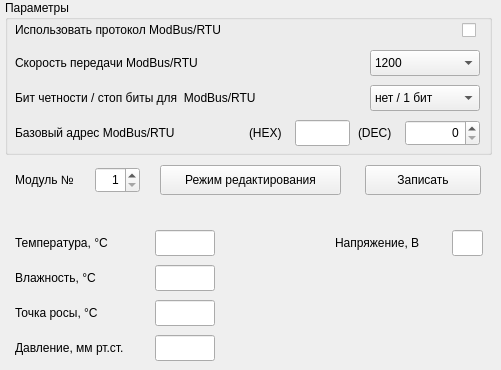
    <widget class="QWidget" name="usrs485Tab">
     <attribute name="title">
      <string>TS/HS/US-RS485</string>
     </attribute>
     <widget class="QPushButton" name="usrs485_ParamsEnable">
      <property name="geometry">
       <rect>
        <x>160</x>
        <y>165</y>
        <width>181</width>
        <height>30</height>
       </rect>
      </property>
      <property name="text">
       <string>Режим редактирования</string>
      </property>
      <property name="checkable">
       <bool>true</bool>
      </property>
      <property name="default">
       <bool>false</bool>
      </property>
      <property name="flat">
       <bool>false</bool>
      </property>
     </widget>
     <widget class="QLabel" name="label_120">
      <property name="geometry">
       <rect>
        <x>15</x>
        <y>167</y>
        <width>81</width>
        <height>26</height>
       </rect>
      </property>
      <property name="font">
       <font>
        <family>Arial</family>
        <pointsize>9</pointsize>
        <kerning>true</kerning>
       </font>
      </property>
      <property name="text">
       <string>Модуль №</string>
      </property>
     </widget>
     <widget class="QGroupBox" name="usrs485_Params">
      <property name="geometry">
       <rect>
        <x>5</x>
        <y>0</y>
        <width>487</width>
        <height>155</height>
       </rect>
      </property>
      <property name="title">
       <string>Параметры</string>
      </property>
      <widget class="QCheckBox" name="usrs485_ModbusEn">
       <property name="geometry">
        <rect>
         <x>457</x>
         <y>20</y>
         <width>18</width>
         <height>20</height>
        </rect>
       </property>
       <property name="text">
        <string/>
       </property>
      </widget>
      <widget class="QLabel" name="label_107">
       <property name="geometry">
        <rect>
         <x>10</x>
         <y>20</y>
         <width>321</width>
         <height>20</height>
        </rect>
       </property>
       <property name="font">
        <font>
         <family>Arial</family>
         <pointsize>9</pointsize>
         <kerning>true</kerning>
        </font>
       </property>
       <property name="text">
        <string>Использовать протокол ModBus/RTU</string>
       </property>
      </widget>
      <widget class="QLabel" name="label_108">
       <property name="geometry">
        <rect>
         <x>10</x>
         <y>50</y>
         <width>321</width>
         <height>25</height>
        </rect>
       </property>
       <property name="font">
        <font>
         <family>Arial</family>
         <pointsize>9</pointsize>
         <kerning>true</kerning>
        </font>
       </property>
       <property name="text">
        <string>Скорость передачи ModBus/RTU</string>
       </property>
      </widget>
      <widget class="QComboBox" name="usrs485_BaudRate">
       <property name="geometry">
        <rect>
         <x>365</x>
         <y>50</y>
         <width>110</width>
         <height>26</height>
        </rect>
       </property>
       <item>
        <property name="text">
         <string>1200</string>
        </property>
       </item>
       <item>
        <property name="text">
         <string>2400</string>
        </property>
       </item>
       <item>
        <property name="text">
         <string>4800</string>
        </property>
       </item>
       <item>
        <property name="text">
         <string>9600</string>
        </property>
       </item>
       <item>
        <property name="text">
         <string>14400</string>
        </property>
       </item>
       <item>
        <property name="text">
         <string>19200</string>
        </property>
       </item>
       <item>
        <property name="text">
         <string>38400</string>
        </property>
       </item>
       <item>
        <property name="text">
         <string>57600</string>
        </property>
       </item>
       <item>
        <property name="text">
         <string>115200</string>
        </property>
       </item>
       <item>
        <property name="text">
         <string>128000</string>
        </property>
       </item>
      </widget>
      <widget class="QLabel" name="label_109">
       <property name="geometry">
        <rect>
         <x>10</x>
         <y>85</y>
         <width>321</width>
         <height>25</height>
        </rect>
       </property>
       <property name="font">
        <font>
         <family>Arial</family>
         <pointsize>9</pointsize>
         <kerning>true</kerning>
        </font>
       </property>
       <property name="text">
        <string>Бит четности / стоп биты для  ModBus/RTU</string>
       </property>
      </widget>
      <widget class="QComboBox" name="usrs485_Parity">
       <property name="geometry">
        <rect>
         <x>365</x>
         <y>85</y>
         <width>110</width>
         <height>26</height>
        </rect>
       </property>
       <item>
        <property name="text">
         <string>нет / 1 бит</string>
        </property>
       </item>
       <item>
        <property name="text">
         <string>нет / 2 бита</string>
        </property>
       </item>
       <item>
        <property name="text">
         <string>even / 1 бит</string>
        </property>
       </item>
      </widget>
      <widget class="QLabel" name="label_110">
       <property name="geometry">
        <rect>
         <x>10</x>
         <y>120</y>
         <width>211</width>
         <height>25</height>
        </rect>
       </property>
       <property name="font">
        <font>
         <family>Arial</family>
         <pointsize>9</pointsize>
         <kerning>true</kerning>
        </font>
       </property>
       <property name="text">
        <string>Базовый адрес ModBus/RTU</string>
       </property>
      </widget>
      <widget class="QSpinBox" name="usrs485_AddrDEC">
       <property name="geometry">
        <rect>
         <x>400</x>
         <y>120</y>
         <width>75</width>
         <height>26</height>
        </rect>
       </property>
       <property name="alignment">
        <set>Qt::AlignRight|Qt::AlignTrailing|Qt::AlignVCenter</set>
       </property>
       <property name="maximum">
        <number>256</number>
       </property>
      </widget>
      <widget class="QLineEdit" name="usrs485_AddrHEX">
       <property name="enabled">
        <bool>true</bool>
       </property>
       <property name="geometry">
        <rect>
         <x>290</x>
         <y>120</y>
         <width>55</width>
         <height>26</height>
        </rect>
       </property>
       <property name="alignment">
        <set>Qt::AlignRight|Qt::AlignTrailing|Qt::AlignVCenter</set>
       </property>
       <property name="dragEnabled">
        <bool>false</bool>
       </property>
       <property name="readOnly">
        <bool>true</bool>
       </property>
      </widget>
      <widget class="QLabel" name="label_111">
       <property name="geometry">
        <rect>
         <x>353</x>
         <y>120</y>
         <width>42</width>
         <height>25</height>
        </rect>
       </property>
       <property name="font">
        <font>
         <family>Arial</family>
         <pointsize>9</pointsize>
         <kerning>true</kerning>
        </font>
       </property>
       <property name="text">
        <string notr="true">(DEC)</string>
       </property>
      </widget>
      <widget class="QLabel" name="label_112">
       <property name="geometry">
        <rect>
         <x>244</x>
         <y>120</y>
         <width>41</width>
         <height>25</height>
        </rect>
       </property>
       <property name="font">
        <font>
         <family>Arial</family>
         <pointsize>9</pointsize>
         <kerning>true</kerning>
        </font>
       </property>
       <property name="text">
        <string notr="true">(HEX)</string>
       </property>
      </widget>
     </widget>
     <widget class="QPushButton" name="usrs485_Write">
      <property name="geometry">
       <rect>
        <x>365</x>
        <y>165</y>
        <width>116</width>
        <height>30</height>
       </rect>
      </property>
      <property name="text">
       <string>Записать</string>
      </property>
     </widget>
     <widget class="QSpinBox" name="usrs485ModuleN">
      <property name="geometry">
       <rect>
        <x>95</x>
        <y>167</y>
        <width>45</width>
        <height>26</height>
       </rect>
      </property>
      <property name="alignment">
       <set>Qt::AlignRight|Qt::AlignTrailing|Qt::AlignVCenter</set>
      </property>
      <property name="minimum">
       <number>1</number>
      </property>
      <property name="maximum">
       <number>16</number>
      </property>
     </widget>
     <widget class="QLineEdit" name="usrs485_Temp">
      <property name="enabled">
       <bool>true</bool>
      </property>
      <property name="geometry">
       <rect>
        <x>155</x>
        <y>230</y>
        <width>60</width>
        <height>26</height>
       </rect>
      </property>
      <property name="alignment">
       <set>Qt::AlignRight|Qt::AlignTrailing|Qt::AlignVCenter</set>
      </property>
      <property name="dragEnabled">
       <bool>false</bool>
      </property>
      <property name="readOnly">
       <bool>true</bool>
      </property>
     </widget>
     <widget class="QLabel" name="label_113">
      <property name="geometry">
       <rect>
        <x>15</x>
        <y>230</y>
        <width>131</width>
        <height>26</height>
       </rect>
      </property>
      <property name="font">
       <font>
        <family>Arial</family>
        <pointsize>9</pointsize>
        <kerning>true</kerning>
       </font>
      </property>
      <property name="text">
       <string>Температура, °С</string>
      </property>
     </widget>
     <widget class="QLineEdit" name="usrs485_Hum">
      <property name="enabled">
       <bool>true</bool>
      </property>
      <property name="geometry">
       <rect>
        <x>155</x>
        <y>265</y>
        <width>60</width>
        <height>26</height>
       </rect>
      </property>
      <property name="alignment">
       <set>Qt::AlignRight|Qt::AlignTrailing|Qt::AlignVCenter</set>
      </property>
      <property name="dragEnabled">
       <bool>false</bool>
      </property>
      <property name="readOnly">
       <bool>true</bool>
      </property>
     </widget>
     <widget class="QLabel" name="label_114">
      <property name="geometry">
       <rect>
        <x>15</x>
        <y>265</y>
        <width>121</width>
        <height>26</height>
       </rect>
      </property>
      <property name="font">
       <font>
        <family>Arial</family>
        <pointsize>9</pointsize>
        <kerning>true</kerning>
       </font>
      </property>
      <property name="text">
       <string>Влажность, °С</string>
      </property>
     </widget>
     <widget class="QLineEdit" name="usrs485_Dew">
      <property name="enabled">
       <bool>true</bool>
      </property>
      <property name="geometry">
       <rect>
        <x>155</x>
        <y>300</y>
        <width>60</width>
        <height>26</height>
       </rect>
      </property>
      <property name="alignment">
       <set>Qt::AlignRight|Qt::AlignTrailing|Qt::AlignVCenter</set>
      </property>
      <property name="dragEnabled">
       <bool>false</bool>
      </property>
      <property name="readOnly">
       <bool>true</bool>
      </property>
     </widget>
     <widget class="QLabel" name="label_115">
      <property name="geometry">
       <rect>
        <x>15</x>
        <y>300</y>
        <width>121</width>
        <height>26</height>
       </rect>
      </property>
      <property name="font">
       <font>
        <family>Arial</family>
        <pointsize>9</pointsize>
        <kerning>true</kerning>
       </font>
      </property>
      <property name="text">
       <string>Точка росы, °С</string>
      </property>
     </widget>
     <widget class="QLineEdit" name="usrs485_Press">
      <property name="enabled">
       <bool>true</bool>
      </property>
      <property name="geometry">
       <rect>
        <x>155</x>
        <y>335</y>
        <width>60</width>
        <height>26</height>
       </rect>
      </property>
      <property name="alignment">
       <set>Qt::AlignRight|Qt::AlignTrailing|Qt::AlignVCenter</set>
      </property>
      <property name="dragEnabled">
       <bool>false</bool>
      </property>
      <property name="readOnly">
       <bool>true</bool>
      </property>
     </widget>
     <widget class="QLabel" name="label_116">
      <property name="geometry">
       <rect>
        <x>15</x>
        <y>335</y>
        <width>141</width>
        <height>26</height>
       </rect>
      </property>
      <property name="font">
       <font>
        <family>Arial</family>
        <pointsize>9</pointsize>
        <kerning>true</kerning>
       </font>
      </property>
      <property name="text">
       <string>Давление, мм рт.ст.</string>
      </property>
     </widget>
     <widget class="QLineEdit" name="usrs485_Volt">
      <property name="enabled">
       <bool>true</bool>
      </property>
      <property name="geometry">
       <rect>
        <x>452</x>
        <y>230</y>
        <width>31</width>
        <height>26</height>
       </rect>
      </property>
      <property name="alignment">
       <set>Qt::AlignRight|Qt::AlignTrailing|Qt::AlignVCenter</set>
      </property>
      <property name="dragEnabled">
       <bool>false</bool>
      </property>
      <property name="readOnly">
       <bool>true</bool>
      </property>
     </widget>
     <widget class="QLabel" name="label_117">
      <property name="geometry">
       <rect>
        <x>335</x>
        <y>230</y>
        <width>121</width>
        <height>26</height>
       </rect>
      </property>
      <property name="font">
       <font>
        <family>Arial</family>
        <pointsize>9</pointsize>
        <kerning>true</kerning>
       </font>
      </property>
      <property name="text">
       <string>Напряжение, В</string>
      </property>
     </widget>
    </widget>
